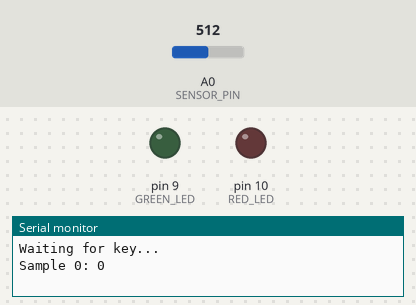
Simulated run of this sketch. Board: Arduino Uno, built with avr-gcc and run on an emulated ATmega328P. Shown: output pins drawn as LEDs (lit = HIGH), the last lines printed to the serial monitor. The test bench sets the inputs (shaded band); at power-on: A0 (SENSOR_PIN) = 512.

Above: at 0.1 s.
At 5.1 s:
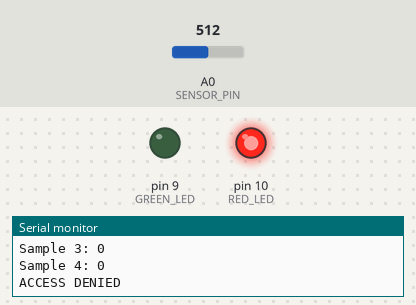
Timing chart, 0 to 6.6 s (numbered marks = the images above):
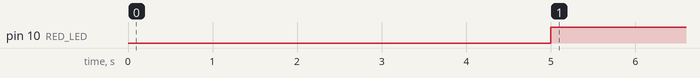

Measured:
- by itself, pin 10 (RED_LED): LOW → HIGH at 5.0 s

The sketch:

Photonic_Security_System.ino
```cpp
#define SENSOR_PIN A0
#define GREEN_LED 9
#define RED_LED 10

#define THRESHOLD 600       // Adjust based on your laser + photodiode
#define SAMPLES 5           // Number of pulses expected
#define INTERVAL 1000        // Delay between samples in ms

int receivedPattern[SAMPLES];
int key[SAMPLES] = {1, 0, 0, 1, 0}; // your “secret” pattern

void setup() {
  pinMode(SENSOR_PIN, INPUT);
  pinMode(GREEN_LED, OUTPUT);
  pinMode(RED_LED, OUTPUT);
  Serial.begin(9600);
}

void loop() {
  Serial.println("Waiting for key...");

  // Sample laser pulses
  for (int i = 0; i < SAMPLES; i++) {
    int signal = analogRead(SENSOR_PIN);
    receivedPattern[i] = (signal > THRESHOLD) ? 1 : 0;

    Serial.print("Sample ");
    Serial.print(i);
    Serial.print(": ");
    Serial.println(receivedPattern[i]);

    delay(INTERVAL);
  }

  // Compare received pattern to the key
  if (patternMatches()) {
    grantAccess();
  } else {
    denyAccess();
  }

  delay(1000); // Delay before next attempt
}

bool patternMatches() {
  for (int i = 0; i < SAMPLES; i++) {
    if (receivedPattern[i] != key[i]) {
      return false;
    }
  }
  return true;
}

void grantAccess() {
  digitalWrite(GREEN_LED, HIGH);
  digitalWrite(RED_LED, LOW);
  Serial.println("ACCESS GRANTED");
}

void denyAccess() {
  digitalWrite(GREEN_LED, LOW);
  digitalWrite(RED_LED, HIGH);
  Serial.println("ACCESS DENIED");
}
```
